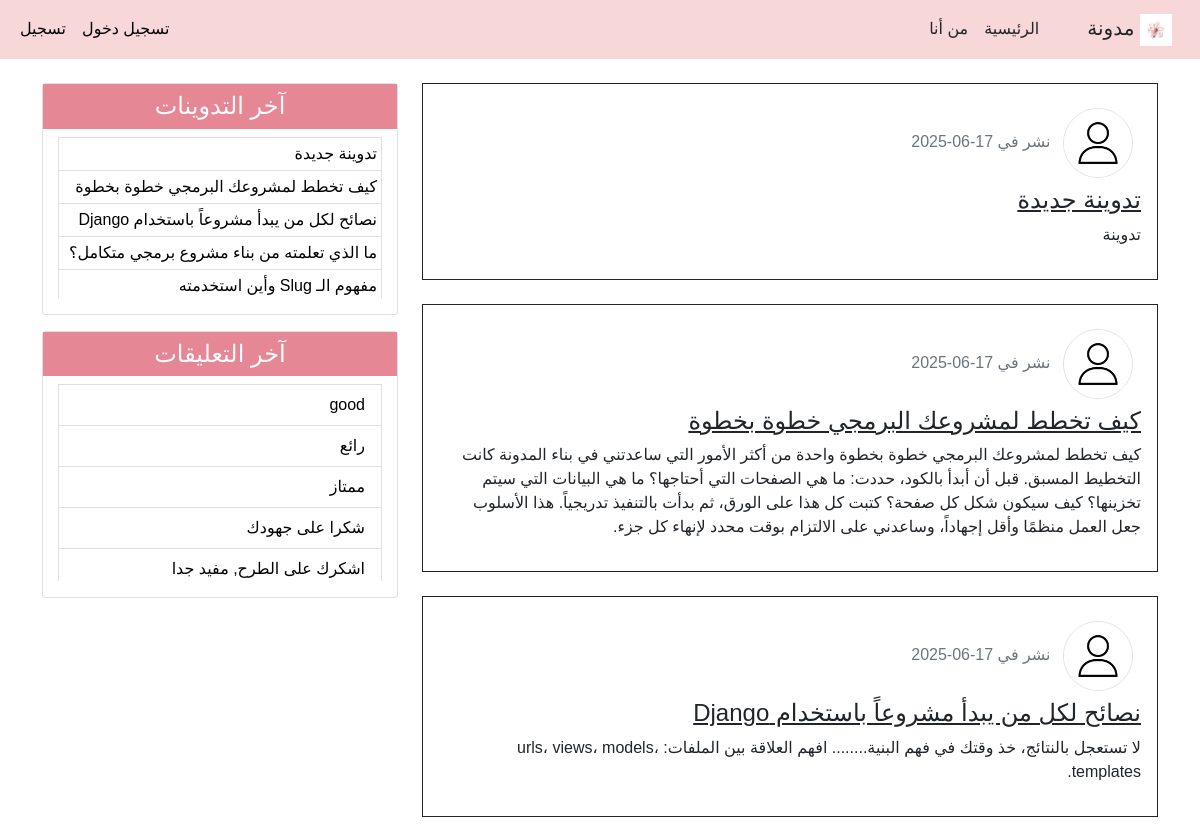
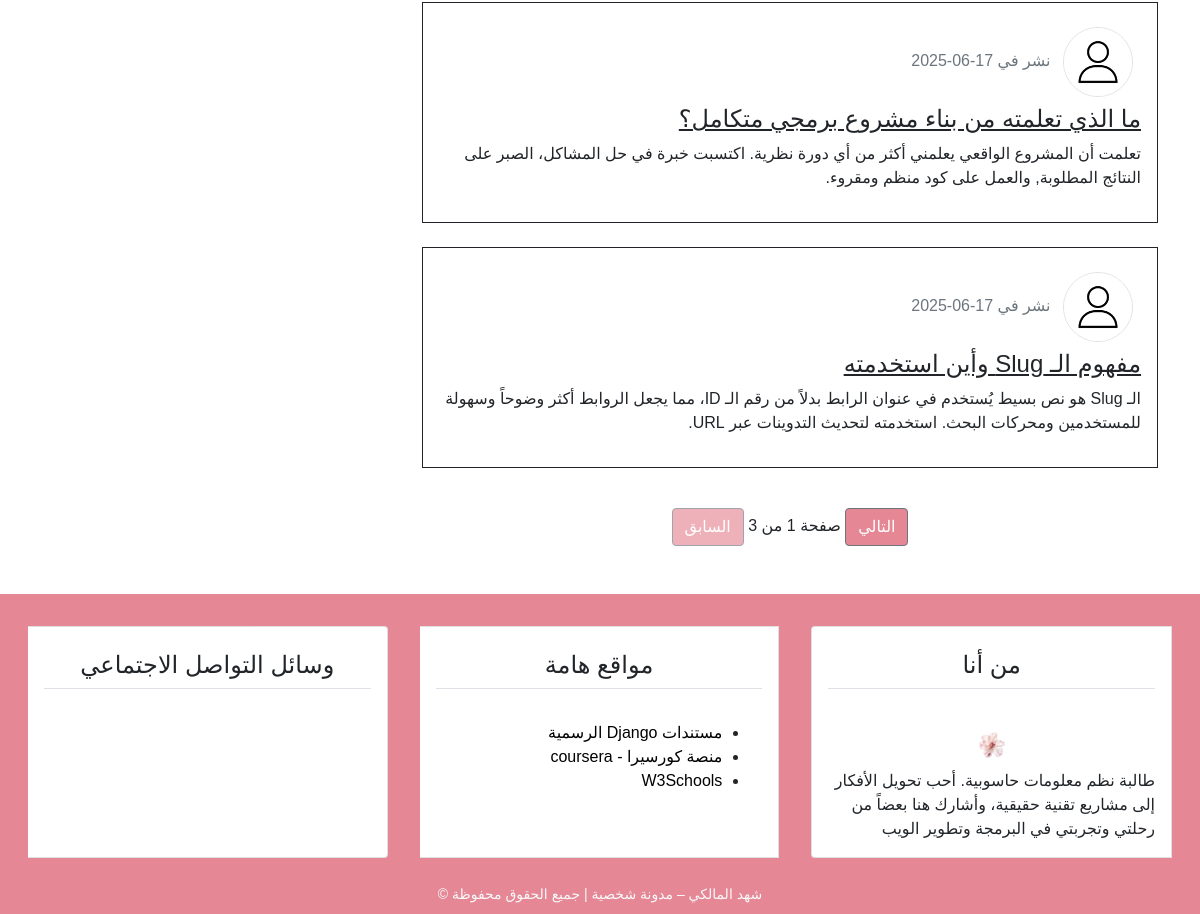
The page / on the database its author committed (2 pictures, top to bottom).
### blog/models.py (models this page shows, shortened)
class Post(models.Model):
    title = models.CharField(max_length=100)
    content = models.TextField()
    post_date = models.DateTimeField(default=timezone.now)
    post_update = models.DateTimeField(auto_now=True)
    author = models.ForeignKey(User, on_delete=models.CASCADE)
    class Meta:
        ordering = ('-post_date',)

class Comments (models.Model):
    name = models.CharField(max_length=50, verbose_name='الإسم')
    email = models.EmailField(verbose_name='البريد الإلكتروني')
    body = models.TextField(verbose_name='التعليق')
    comment_date = models.DateTimeField(auto_now=True)
    active = models.BooleanField(default=False)
    post = models.ForeignKey(Post, on_delete=models.CASCADE, related_name='comments')
    class Meta:
        ordering = ('-comment_date',)

### blog/views.py (the view)
# urls.py: path('', views.home, name='home'),
def home(request):
    posts = Post.objects.all()
    paginator = Paginator(posts, 5) #عدد الصفحات اللي تطلع فالهوم
    page = request.GET.get('page') #عشان اعرف الصفحه اللي انا فيها
    try:
        posts = paginator.page(page) #امر بين الصفحات مابين الاولى والاخيره
    except PageNotAnInteger:
        posts = paginator.page(1)   #الصفحه الاولى
    except EmptyPage:
        posts = paginator.page(paginator.num_page)
    context = {
        'title': 'الصفحة الرئيسية',
        'posts': posts,
        'page': page
    }
    return render(request,'blog/index.html',context)

### blog/templatetags/post_tag.py (called while the page is built)
@register.inclusion_tag('blog/latests_posts.html')
def latest_posts ():
    context = {
        'l_posts': Post.objects.all()[0:5],
    }
    return context

@register.inclusion_tag('blog/latest_comments.html')
def latest_comments ():
    context = {
        'l_comments': Comments.objects.filter(active= True)[:5],
    }
    return context

### blog/templates/blog/index.html (shortened to what this page needs)
{% extends 'blog/base.html' %}
{% load static %}
{% block content %}
{% for post in posts %}
    <div class="post p-3 mb-4">
    <img class="img-fluid rounded-circle border m-2" width="70px" src="{% static 'blog/images/person.jpg' %}" alt="صورة افتراضية">
    <span class="text-secondary">نشر في {{post.post_date|date:'d-m-Y'}}</span>
    <h4> <a class= "text-dark" href="{% url 'detail' post.id %}">{{post.title}}</a></h4>
    <p>{{post.content}}</p>
  </div>
{% endfor %}
{% include 'blog/pagination.html' with page=posts %}
{% endblock content %}

### blog/templates/blog/base.html (shortened to what this page needs)
{% load static %}
{% load post_tag %}
<!DOCTYPE html>
<html lang="ar" dir="rtl">
    <head>
            <link rel="stylesheet" href="{% static 'blog/css/bootstrap.min.css' %}">
            <link rel="stylesheet" href="{% static 'blog/css/main.css' %}">
    </head>
    <body>
        <header>
            <nav class="navbar navbar-expand-lg bg-body-tertiary bg-light">
              <div class="container-fluid">
                   <a class="navbar-brand text-dark" href="#">
                    <img src="{%static 'blog/images/favicon-32x32.png' %}" alt="logo">
                    مدونة</a>
             <div class="collapse navbar-collapse" id="navbarSupportedContent">
                  <ul class="navbar-nav mb-2 mb-lg-0">
                      <li class="nav-item">
                       <a class="nav-link active text-dark" aria-current="page" href="{% url 'home'%}">الرئيسية</a>
                 </li>
        <li class="nav-item">
                 <a class="nav-link text-dark" href="{% url 'about'%}">من أنا</a>
          </li>
      </ul>
            <ul  class="navbar-nav me-auto mb-2 mb-lg-0">
        {% if user.is_authenticated %}
                <li class="nav-link"> <a class="black-link" href="{% url 'new_post' %}">تدوينة جديدة </a></li>
                <li class="nav-link"> <a class="black-link" href="{% url 'profile' %}">الملف الشخصي </a></li>
                <li class="nav-link"> <a style="color: red; text-decoration: none;" href="{% url 'logout' %}">تسجيل خروج </a></li>
        {% else %}
                <li class="nav-link"> <a class="black-link" href="{% url 'login' %}">تسجيل دخول</a></li>
                <li class="nav-link"> <a class="black-link" href="{% url 'register' %}">تسجيل </a></li>
        {% endif %}
     </ul>
    </div>
  </div>
</nav>
  </header>
    <section>
            <div class="container">
                <div class="row mt-4">
                    <div class="col-md-8">
                        {% block content %}
                        {% endblock content%}
                    </div>
                    <div class="col-md-4">
                        <div class="card mb-3">
                            <h4 class="text-center bg-secondary text-light p-2">آخر التدوينات</h4>
                            {% latest_posts %}
                        </div>
                     <div class="card mb-3">
                            <h4 class="text-center bg-secondary text-light p-2">آخر التعليقات</h4>
                            {% latest_comments %}
                        </div>
                    </div>
                </div>
            </div>
    </section>
    <footer class="bg-secondary">
        <div class="container-fluid">
             <div class="row">
                <div class="col-md">
                    <div class="card-group mt-3">
                        <div class="card m-3">
                            <h4 class="card-title text-center border-bottom p-2 m-3">من أنا </h4>
                            <div class="card-body">
                                <div class="text-center">
                                     <img src="{%static 'blog/images/favicon.ico' %}" alt="logo"></div>
                                                                         طالبة نظم معلومات حاسوبية.
أحب تحويل الأفكار إلى مشاريع تقنية حقيقية، وأشارك هنا بعضاً من رحلتي وتجربتي في البرمجة وتطوير الويب
                            </div>
                        </div>
                        <div class="card m-3">
                            <h4 class="card-title text-center border-bottom p-2 m-3">مواقع هامة </h4>
                            <div class="card-body">
                                <ul>
                                    <li><a class="black-link" href="https://docs.djangoproject.com/en/5.2/"> مستندات Django الرسمية</a></li>
                                    <li><a class="black-link" href="https://www.coursera.org/">منصة كورسيرا - coursera </a></li>
                                    <li><a class="black-link" href="https://www.w3schools.com">W3Schools</a></li>
                                </ul>
                    </div>
                </div>
                <div class="card m-3">
                            <h4 class="card-title text-center border-bottom p-2 m-3">وسائل التواصل الاجتماعي</h4>
                            <div class="card-body text-center">
               </div>
              </div>
            </div>
            <div class="col-md text-center p-2">
            <small class="text-light"> شهد المالكي – مدونة شخصية | جميع الحقوق محفوظة &copy;</small>
            </div>
        </div>
     </div>
    </footer>
    </body>
</html>

### blog/templates/blog/pagination.html
    <div class="mt-4 mb-5 pt-3 text-center">
        {% if page.has_next%}
        <a class="btn btn-secondary bg-secondary" href="?page={{page.next_page_number}}">التالي</a>
        {% else %}
        <a class="btn btn-secondary bg-secondary disabled" href="#">التالي</a>
        {% endif %}
        <span class="pr-4 pl-4">صفحة {{page.number}} من {{page.paginator.num_pages}}</span>
        {% if page.has_previous%}
        <a class="btn btn-secondary bg-secondary" href="?page={{page.previous_page_number}}">السابق</a>
        {% else %}
        <a class="btn btn-secondary bg-secondary disabled" href="#">السابق</a>
        {% endif %}
    </div>

### blog/templates/blog/latests_posts.html
<ul class="lis-group-flush latest-posts">
    {% for post in l_posts %}
        <li class="list-group-item latest-posts-item">
         <a class="black-link" href="{% url 'detail' post.id %}"> {{post.title}}</a>
        </li>
    {% endfor %}
</ul>

### blog/templates/blog/latest_comments.html
<ul class="lis-group-flush latest-comments">
    {% for comment in l_comments %}
        <li class="list-group-item latest-comments-item">
            <a class="black-link" href="{% url 'detail' comment.post.id %}">
                {% if comment.body|length > 30 %}
                  {{comment.body|slice:'35'}} ..
                {% else %}
                {{comment.body}}
                {% endif %}
            </a>
        </li>
    {% empty %}
        <li class="list-group-item latest-comments-item"> لايوجد تعليقات</li>
    {% endfor %}
</ul>

### blog/static/blog/css/main.css (style rules this page uses)
html, body { direction: rtl; text-align: right; }
body { font-family: 'Tajawal', sans-serif; }
.bg-secondary { background-color:rgb(229, 135, 149) !important; }
.bg-light { background-color:#f7d7d7 !important; }
a.black-link { color: black !important; text-decoration:none !important; }
.post { border: 1px solid ; }
.latest-posts , .latest-comments { padding: 0 15px; }
.latest-posts .latest-posts-item, .latest-comments .latest-comment-item { padding: 4px; }
.latest-posts li:first-child, .latest-comments li:first-child { border: 3; }
.latest-posts li:last-child, .latest-comments li:last-child { border-bottom: 0; padding-bottom: 0; }

### rows shown on the page
Post: post_date "17-06-2025", title "تدوينة جديدة", content "تدوينة"
Post: post_date "17-06-2025", title "كيف تخطط لمشروعك البرمجي خطوة بخطوة", content "كيف تخطط لمشروعك البرمجي خطوة بخطوة واحدة من أكثر الأمور التي ساعدتني في بناء المدونة كانت التخطيط المسبق. قبل أن أبدأ بالكود، حددت: ما هي الصفحات التي أحتاجها؟ ما هي البيانات التي سيتم تخزينها؟ كيف سيكون شكل كل صفحة؟ كتبت كل هذا على الورق، ثم بدأت بالتنفيذ تدريجياً. هذا الأسلوب جعل العمل منظمًا وأقل إجهاداً، وساعدني على الالتزام بوقت محدد لإنهاء كل جزء."
Post: post_date "17-06-2025", title "نصائح لكل من يبدأ مشروعاً باستخدام Django", content "لا تستعجل بالنتائج، خذ وقتك في فهم البنية........ افهم العلاقة بين الملفات: urls، views، models، templates."
Post: post_date "17-06-2025", title "ما الذي تعلمته من بناء مشروع برمجي متكامل؟", content "تعلمت أن المشروع الواقعي يعلمني أكثر من أي دورة نظرية. اكتسبت خبرة في حل المشاكل، الصبر على النتائج المطلوبة, والعمل على كود منظم ومقروء."
Post: post_date "17-06-2025", title "مفهوم الـ Slug وأين استخدمته", content "الـ Slug هو نص بسيط يُستخدم في عنوان الرابط بدلاً من رقم الـ ID، مما يجعل الروابط أكثر وضوحاً وسهولة للمستخدمين ومحركات البحث. استخدمته لتحديث التدوينات عبر URL."
Comments: body "good"
Comments: body "رائع"
Comments: body "ممتاز"
Comments: body "شكرا على جهودك"
Comments: body "اشكرك على الطرح, مفيد جدا"

### other values the page prints
{{ page.paginator.num_pages }} "3"
